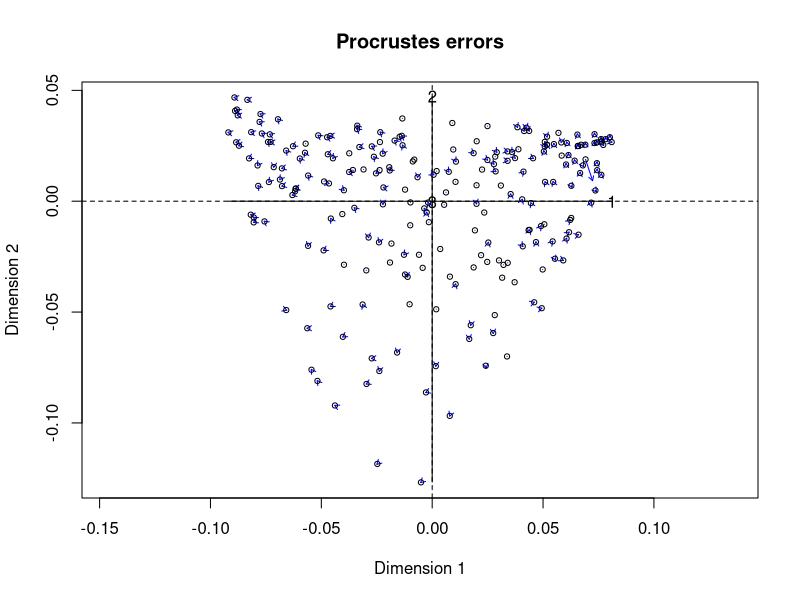
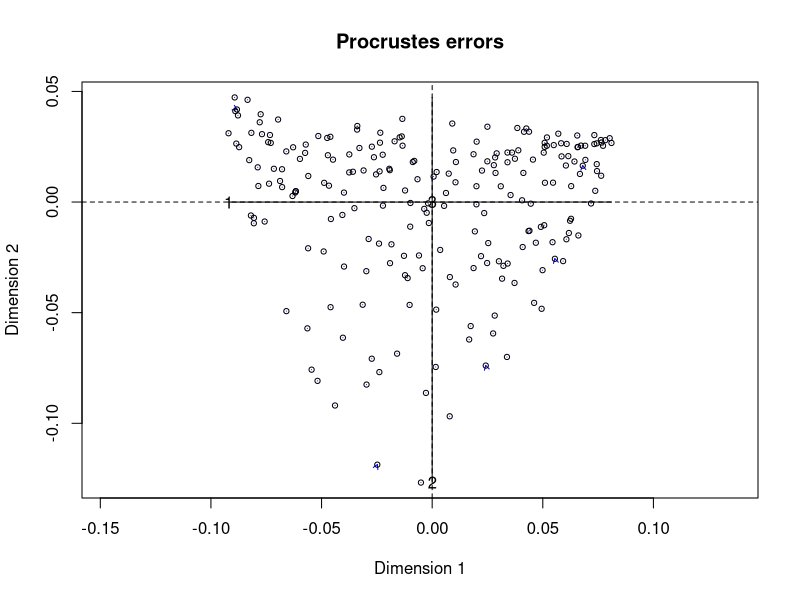
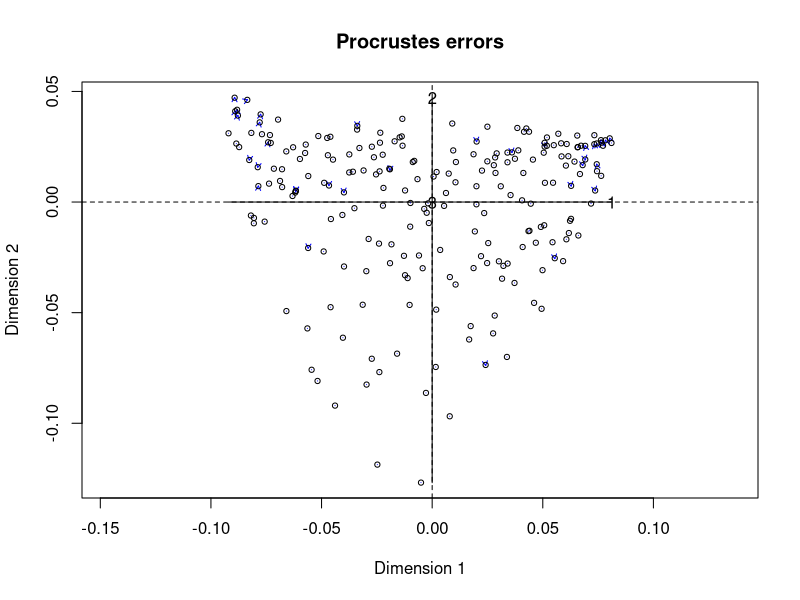
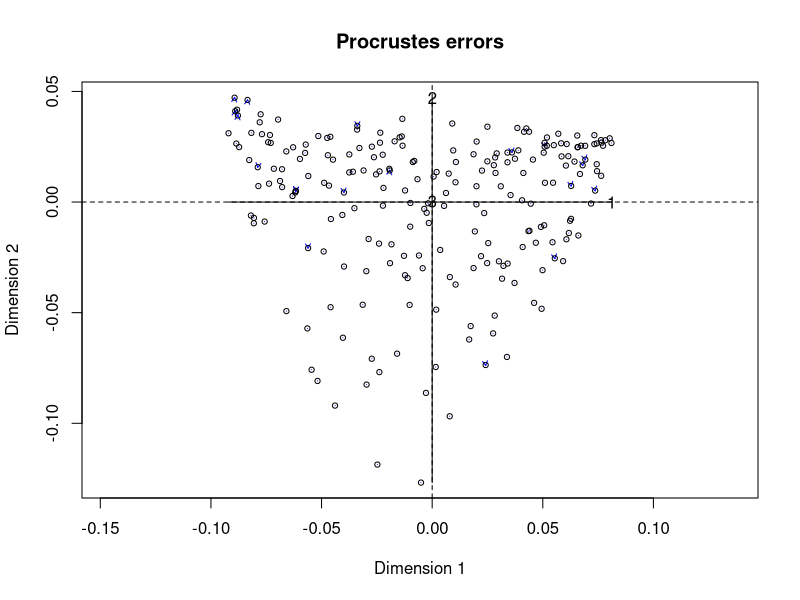
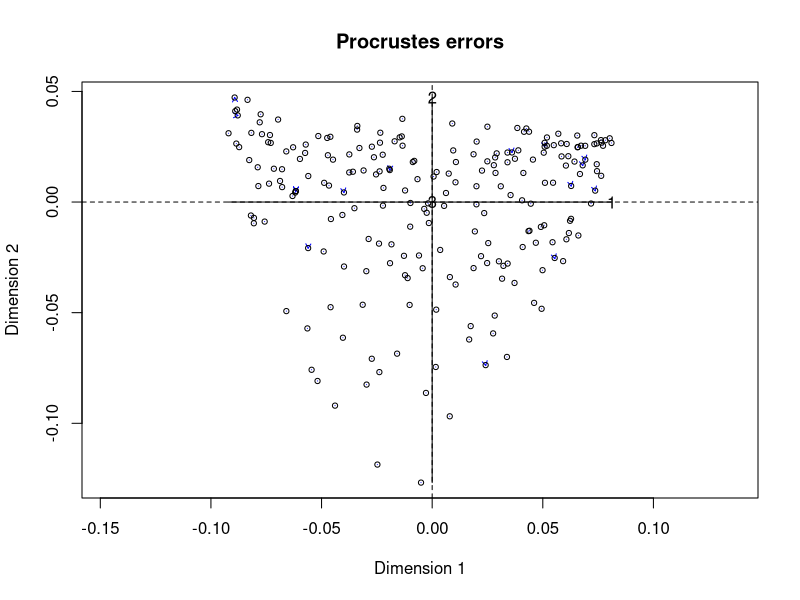
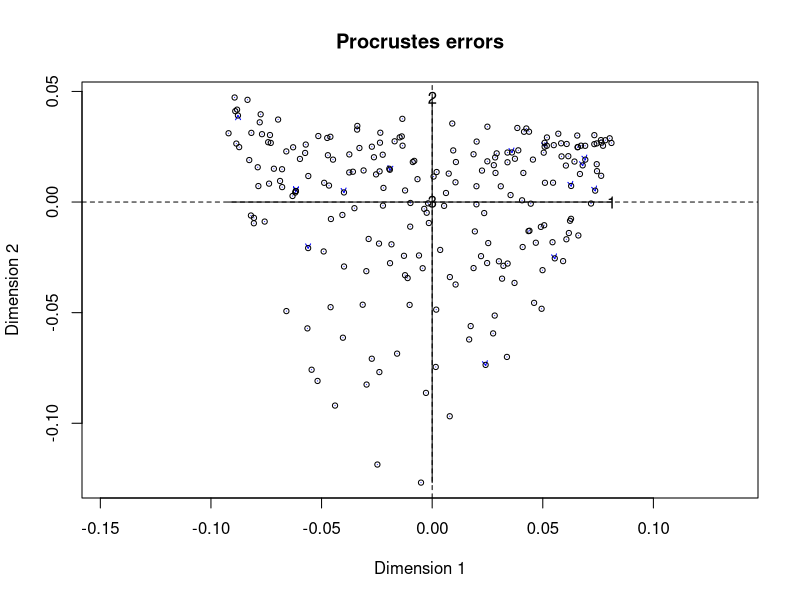
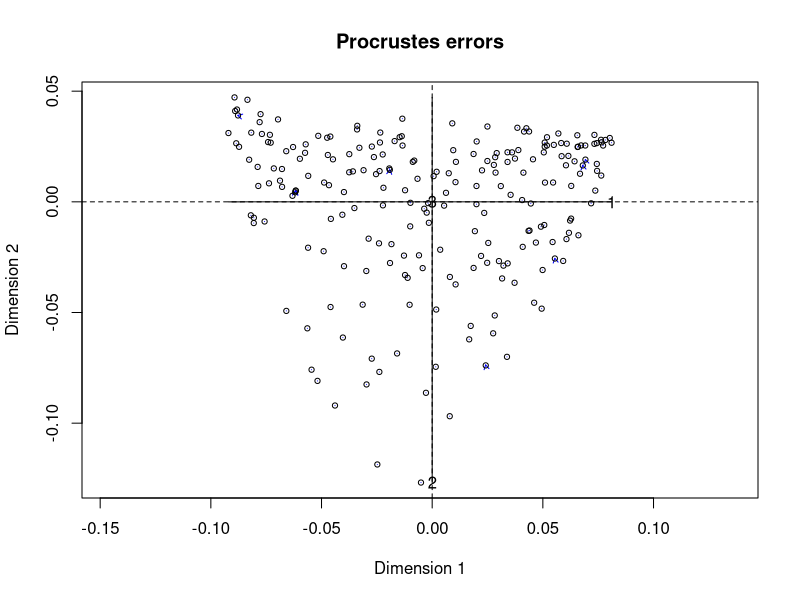
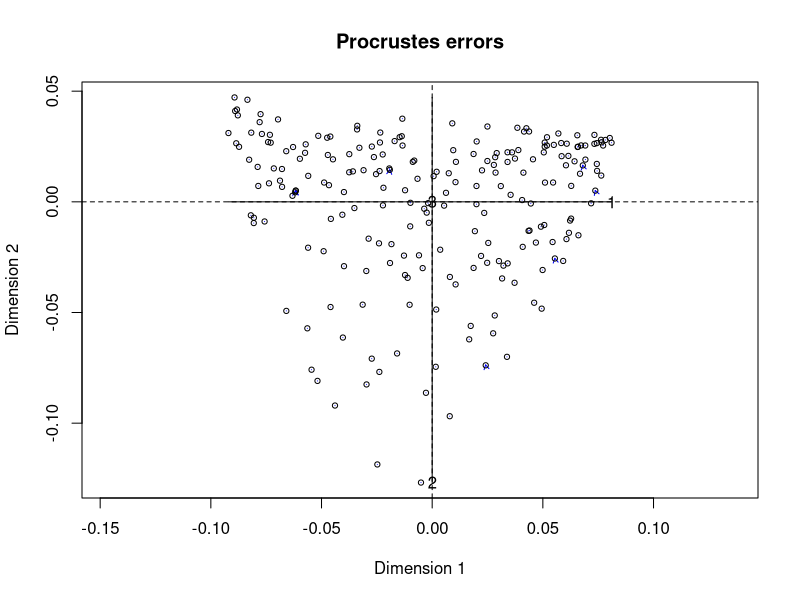

R code for these plots, in order: (Note: this script raises an error after producing the figures.)
setwd("~/GitHub/Imperial-Molyneaux/POSTCODE/Unfiltered/Phylum")

library("dplyr")
library("vegan")
library("ggplot2")
library("tidyverse")

data <- read.csv("Phylum-normalised-unfiltered-metadata.csv") %>%
  filter(!Diagnosis == "Negative Control") %>%
  filter(!Diagnosis == "Mock") #remove controls

abund_table <- data %>%
  select(4:ncol(data)) # Only select the reads
abund_table <- dplyr::rename("Thermi" =  "X.Thermi.", abund_table)

rownames(abund_table) <- data$sample.id

meta_table <- data %>%
  select(sample.id:Diagnosis)

meta_table$Diagnosis <- as.factor(meta_table$Diagnosis)
meta_table$Description <- as.factor(meta_table$Description)
#===============================================================================================================
# Create bv.step function to use later
# Code sourced from: userweb.eng.gla.ac.uk/umer.ijaz/bioinformatics/ecological.html

# This R script is an extension of vegan library's bioenv()
# function and uses the bio.env() and bio.step() of
#	http://menugget.blogspot.co.uk/2011/06/clarke-and-ainsworths-bioenv-and-bvstep.html
#	The original author suggested these functions to overcome
#	the inflexibility of the bioenv() function which uses
#	a similarity matrix based on normalized "euclidean" distance.
# The new functions are given below and implement the following algorithms:
# Clarke, K. R & Ainsworth, M. 1993. A method of linking multivariate community structure to environmental variables. Marine Ecology Progress Series, 92, 205-219.
# Clarke, K. R., Gorley, R. N., 2001. PRIMER v5: User Manual/Tutorial. PRIMER-E, Plymouth, UK.
# Clarke, K. R., Warwick, R. M., 2001. Changes in Marine Communities: An Approach to Statistical Analysis and Interpretation, 2nd edition. PRIMER-E Ltd, Plymouth, UK.
# Clarke, K. R., Warwick, R. M., 1998. Quantifying structural redundancy in ecological communities. Oecologia, 113:278-289.

# Create bv.step function.
bv.step <- function(fix.mat, var.mat,
                    fix.dist.method="gower", var.dist.method="euclidean", correlation.method="spearman",
                    scale.fix=FALSE, scale.var=TRUE,
                    max.rho=0.95,
                    min.delta.rho=0.001,
                    random.selection=TRUE,
                    prop.selected.var=0.2,
                    num.restarts=10,
                    var.always.include=NULL,
                    var.exclude=NULL,
                    output.best=10
){
  
  if(dim(fix.mat)[1] != dim(var.mat)[1]){stop("fixed and variable matrices must have the same number of rows")}
  if(sum(var.always.include %in% var.exclude) > 0){stop("var.always.include and var.exclude share a variable")}
  require(vegan)
  
  if(scale.fix){fix.mat<-scale(fix.mat)}else{fix.mat<-fix.mat}
  if(scale.var){var.mat<-scale(var.mat)}else{var.mat<-var.mat}
  
  fix.dist <- vegdist(as.matrix(fix.mat), method=fix.dist.method)
  
  #an initial removal phase
  var.dist.full <- vegdist(as.matrix(var.mat), method=var.dist.method)
  full.cor <- suppressWarnings(cor.test(fix.dist, var.dist.full, method=correlation.method))$estimate
  var.comb <- combn(1:ncol(var.mat), ncol(var.mat)-1)
  RES <- data.frame(var.excl=rep(NA,ncol(var.comb)), n.var=ncol(var.mat)-1, rho=NA)
  for(i in 1:dim(var.comb)[2]){
    var.dist <- vegdist(as.matrix(var.mat[,var.comb[,i]]), method=var.dist.method)
    temp <- suppressWarnings(cor.test(fix.dist, var.dist, method=correlation.method))
    RES$var.excl[i] <- c(1:ncol(var.mat))[-var.comb[,i]]
    RES$rho[i] <- temp$estimate
  }
  delta.rho <- RES$rho - full.cor
  exclude <- sort(unique(c(RES$var.excl[which(abs(delta.rho) < min.delta.rho)], var.exclude)))
  
  if(random.selection){
    num.restarts=num.restarts
    prop.selected.var=prop.selected.var
    prob<-rep(1,ncol(var.mat))
    if(prop.selected.var< 1){
      prob[exclude]<-0
    }
    n.selected.var <- min(sum(prob),prop.selected.var*dim(var.mat)[2])
  } else {
    num.restarts=1
    prop.selected.var=1
    prob<-rep(1,ncol(var.mat))
    n.selected.var <- min(sum(prob),prop.selected.var*dim(var.mat)[2])
  }
  
  RES_TOT <- c()
  for(i in 1:num.restarts){
    step=1
    RES <- data.frame(step=step, step.dir="F", var.incl=NA, n.var=0, rho=0)
    attr(RES$step.dir, "levels") <- c("F","B")
    best.comb <- which.max(RES$rho)
    best.rho <- RES$rho[best.comb]
    delta.rho <- Inf
    selected.var <- sort(unique(c(sample(1:dim(var.mat)[2], n.selected.var, prob=prob), var.always.include)))
    while(best.rho < max.rho & delta.rho > min.delta.rho & RES$n.var[best.comb] < length(selected.var)){
      #forward step
      step.dir="F"
      step=step+1
      var.comb <- combn(selected.var, RES$n.var[best.comb]+1, simplify=FALSE)
      if(RES$n.var[best.comb] == 0){
        var.comb.incl<-1:length(var.comb)
      } else {
        var.keep <- as.numeric(unlist(strsplit(RES$var.incl[best.comb], ",")))
        temp <- NA*1:length(var.comb)
        for(j in 1:length(temp)){
          temp[j] <- all(var.keep %in% var.comb[[j]])
        }
        var.comb.incl <- which(temp==1)
      }
      
      RES.f <- data.frame(step=rep(step, length(var.comb.incl)), step.dir=step.dir, var.incl=NA, n.var=RES$n.var[best.comb]+1, rho=NA)
      for(f in 1:length(var.comb.incl)){
        var.incl <- var.comb[[var.comb.incl[f]]]
        var.incl <- var.incl[order(var.incl)]
        var.dist <- vegdist(as.matrix(var.mat[,var.incl]), method=var.dist.method)
        temp <- suppressWarnings(cor.test(fix.dist, var.dist, method=correlation.method))
        RES.f$var.incl[f] <- paste(var.incl, collapse=",")
        RES.f$rho[f] <- temp$estimate
      }
      
      last.F <- max(which(RES$step.dir=="F"))
      RES <- rbind(RES, RES.f[which.max(RES.f$rho),])
      best.comb <- which.max(RES$rho)
      delta.rho <- RES$rho[best.comb] - best.rho
      best.rho <- RES$rho[best.comb]
      
      if(best.comb == step){
        while(best.comb == step & RES$n.var[best.comb] > 1){
          #backward step
          step.dir="B"
          step <- step+1
          var.keep <- as.numeric(unlist(strsplit(RES$var.incl[best.comb], ",")))
          var.comb <- combn(var.keep, RES$n.var[best.comb]-1, simplify=FALSE)
          RES.b <- data.frame(step=rep(step, length(var.comb)), step.dir=step.dir, var.incl=NA, n.var=RES$n.var[best.comb]-1, rho=NA)
          for(b in 1:length(var.comb)){
            var.incl <- var.comb[[b]]
            var.incl <- var.incl[order(var.incl)]
            var.dist <- vegdist(as.matrix(var.mat[,var.incl]), method=var.dist.method)
            temp <- suppressWarnings(cor.test(fix.dist, var.dist, method=correlation.method))
            RES.b$var.incl[b] <- paste(var.incl, collapse=",")
            RES.b$rho[b] <- temp$estimate
          }
          RES <- rbind(RES, RES.b[which.max(RES.b$rho),])
          best.comb <- which.max(RES$rho)
          best.rho<- RES$rho[best.comb]
        }
      } else {
        break()
      }
      
    }
    
    RES_TOT <- rbind(RES_TOT, RES[2:dim(RES)[1],])
    print(paste(round((i/num.restarts)*100,3), "% finished"))
  }
  
  RES_TOT <- unique(RES_TOT[,3:5])
  
  
  if(dim(RES_TOT)[1] > output.best){
    order.by.best <- RES_TOT[order(RES_TOT$rho, decreasing=TRUE)[1:output.best],]
  } else {
    order.by.best <-  RES_TOT[order(RES_TOT$rho, decreasing=TRUE), ]
  }
  rownames(order.by.best)<-NULL
  
  order.by.i.comb <- c()
  for(i in 1:length(selected.var)){
    f1 <- which(RES_TOT$n.var==i)
    f2 <- which.max(RES_TOT$rho[f1])
    order.by.i.comb <- rbind(order.by.i.comb, RES_TOT[f1[f2],])
  }
  rownames(order.by.i.comb)<-NULL
  
  if(length(exclude)<1){var.exclude=NULL} else {var.exclude=exclude}
  out <- list(
    order.by.best=order.by.best,
    order.by.i.comb=order.by.i.comb,
    best.model.vars=paste(colnames(var.mat)[as.numeric(unlist(strsplit(order.by.best$var.incl[1], ",")))], collapse=","),
    best.model.rho=order.by.best$rho[1],
    var.always.include=var.always.include,
    var.exclude=var.exclude
  )
  out
  
}
#===============================================================================================================

# Define parameter commands (other options are available for each one).
# Bray (Bray-Curtis) is the most commonly used one and in usually best to use.
# You can change these without changing the command in the functions.
cmethod<-"pearson" # Correlation method to use: pearson, spearman, kendall
fmethod<-"bray" # Fixed distance method: euclidean, manhattan, gower, altGower, canberra, bray, kulczynski, morisita,horn, binomial, and cao
vmethod<-"bray" # Variable distance method: euclidean, manhattan, gower, altGower, canberra, bray, kulczynski, morisita,horn, binomial, and cao
nmethod<-"bray" # NMDS distance method:  euclidean, manhattan, gower, altGower, canberra, bray, kulczynski, morisita,horn, binomial, and cao

# Create the command to find the top 10 genus driving the separation of samples.
res.bv.step.biobio <- bv.step(wisconsin(abund_table),
                              wisconsin(abund_table),
                              fix.dist.method=fmethod,
                              var.dist.method=vmethod,
                              correlation.method=cmethod,
                              scale.fix=FALSE,
                              scale.var=FALSE,
                              max.rho=0.95,
                              min.delta.rho=0.001,
                              random.selection=TRUE,
                              prop.selected.var=0.3,
                              num.restarts=10,
                              output.best=10,
                              var.always.include=NULL)

res.bv.step.biobio
# WARNINGS: These refer to empty rows and can be ignored.
# Sub-samplING the community matrix in bv.step to only include a subset of genus
# means there will be cases when the "abund_table" will have empty rows,
# especially when we are selecting only 10 genus.


# Find the 10 best subset of genus driving the separation of samples
taxaNames<-colnames(abund_table)
bestTaxaFit <-""
for(i in (1:length(res.bv.step.biobio$order.by.best$var.incl)))
{
  bestTaxaFit[i] <- paste(paste(taxaNames[as.numeric(unlist(strsplit(res.bv.step.biobio$order.by.best$var.incl[i],
                                                                     split = ",")))],
                                collapse = ' + '),
                          " = ",
                          res.bv.step.biobio$order.by.best$rho[i],
                          sep = "")
}

# Select the column (genus) names of the top ten genus
bestTaxaFit <- data.frame(bestTaxaFit)
colnames(bestTaxaFit) <- "Best combination of taxa with similarity score"
bestTaxaFit
# Generate the NMDS plot
MDS_res = metaMDS(abund_table,
                  distance = nmethod,
                  k = 3, # Set the number of dimensions
                  smin = 0.0001, # 0.0001 is the default
                  sfgrmin = 0.0000001, # 0.0000001 is the default
                  sratmax = 0.99999, # 0.99999 is the default
                  try = 200, # Minimum number of random starts
                  maxit = 300, # Maximum number of random starts
                  trymax = 300, # Number of attempts at calculating the NMDS plot to find the best one
                  plot = TRUE, # TRUE shows the plots developing as the code is running.
                  engine = "monoMDS")
MDS_res


# Test the significance of the taxa in the NMDS plot
bio.keep <- as.numeric(unlist(strsplit(res.bv.step.biobio$order.by.best$var.incl[1], ",")))
bio.fit <- envfit(MDS_res, abund_table[,bio.keep,drop=F], perm = 999)
bio.fit

# Get the vectors for bio.fit
# Limit the taxa shown to only those with significant p-values.
# This can be useful to avoid overcrowding the NMDS plot with overlapping names.
# Extract the data for the arrows.
vectors <- as.list(bio.fit$vectors)
vectors
# r2 is the degree to which the taxa explain differences in the NMDS plot.
# Scale the length of the arrows by the r2.
arrows <- as.data.frame(vectors$arrows*sqrt(vectors$r))
arrows
# Extract the p-values for the arrows.
pvals <- as.data.frame(vectors$pvals)
pvals
# Create a dataframe with the arrows and p-values
significant_arrows <- cbind(arrows, pvals)
significant_arrows
# Subset the dataframe to only those with p<0.05
significant_taxa <- subset(significant_arrows, pvals < 0.05)
significant_taxa


# Test the significance of the metadata variables in the NMDS plot
en = envfit(MDS_res, meta_table, permutations = 9999, na.rm = TRUE)
en

# Test the nMDS plot and factors using base R.
plot(MDS_res)
plot(en)

# Extract the continuous numeric metadata variables that explain NMDS plot variance.
# this doesn't exist in this particular data set
# It can be FVC if lung function is included. 
B <- as.list(en$vectors)
# Create a dataframe with the arrows and p-values
B_pvals <- as.data.frame(B$pvals)
B_arrows <- as.data.frame(B$arrows * sqrt(B$r))
B_sig_arrows <- cbind(B_arrows, B_pvals)
# Subset the dataframe to only those with p<0.05
en_coord_cont_sig <- subset(B_sig_arrows, B$pvals < 0.05) # this will be patient ID
# Use en_coord_cont_sig to annotate the ggplot.
en_coord_cont_sig

# Extract the categorical factor metadata variables that explain NMDS plot variance.
en_factor <- as.list(en$factors)
en_factor
# Create a dataframe with the centroids (the center point of each factor level) and p-values.
en_factor_pvals <- as.data.frame(en_factor$pvals)
en_factor_pvals <- rownames_to_column(en_factor_pvals, "group")
en_factor_var_id <- as.data.frame(en_factor$var.id)
en_factor_centroids <- as.data.frame(en_factor$centroids)
en_factor_centroids <- rownames_to_column(en_factor_centroids, "centroid")
bind <- cbind(en_factor_var_id, en_factor_centroids)
names(bind)[names(bind) == 'en_factor$var.id'] <- 'group'
merged <- merge(bind, en_factor_pvals, by = "group")
names(merged)[names(merged) == 'en_factor$pvals'] <- 'pvals'
merged
# Limit metadata factors shown to only those with significant p-values
# This is to avoid overcrowding the NMDS plot with overlapping names
# Subset the dataframe to only those with p < 0.05
en_coord_cat_sig <- subset(merged, merged$pvals < 0.05) 
en_coord_cat_sig <- en_coord_cat_sig[,2:4]
en_coord_cat_sig <- rownames_to_column(en_coord_cat_sig, "none")
en_coord_cat_sig <- column_to_rownames(en_coord_cat_sig, "centroid")
en_coord_cat_sig <- en_coord_cat_sig[,-1]
# Use en_coord_cat_sig to annotate the ggplot.
en_coord_cat_sig


# Prepare the dataframe to make the ggplot.
# Extract the coordinates to draw the NMDS plot.
dataframe <- scores(MDS_res, display=c("sites"))
dataframe

# Convert into a dataframe.
dataframe <- data.frame(dataframe)

# Add Treatment group information to the dataframe.
dataframe <- cbind(dataframe, meta_table)
# Set the levels of the metadata factor that is used to color the plot.
# This will set the order groups will appear in the legend and when assigning colors and symbols.
dataframe$Diagnosis <- factor(dataframe$Diagnosis,
                                levels = c("CHP",
                                           "Controls",
                                           "COVID", 
                                           "IPF"))
head(dataframe)


#Create the ggplot
p <- ggplot(data = dataframe,
            aes(x = NMDS1,
                y = NMDS2)) +
  # Set the metadata to be used to change the colour and shape of the plot symbols.
  geom_point(aes(colour = Diagnosis,
                 shape = Diagnosis)) +
  # Set the color of the symbols used for each group.
  scale_colour_manual(name = "Diagnosis",
                      labels = c("CHP",
                                 "Controls",
                                 "COVID",
                                 "IPF"),
                      values = c("red1",
                                 "steelblue3",
                                 "darkgreen",
                                 "goldenrod")) +
  # Set the shape of the symbols used for each group.
  scale_shape_manual(name = "Diagnosis",
                     labels = c("CHP",
                                "Controls",
                                "COVID",
                                "IPF"),
                     # Define the shapes of the symbols used in the plot (each number is a different R symbol).
                     values = c(10, 10, 10, 10)) +
  # Defining the x axis limits helps stop taxa names being cut off.
  scale_x_continuous(limits = c(-1.4, 1.1)) +
  # Set the plot title.
  labs(title = "Taxa driven analysis by Diagnosis at phylum level",
       subtitle = "Unfiltered 16S rRNA data") +
  theme(# Define the plot title.
    plot.title = element_text(size=10),
    plot.subtitle = element_text(size=8),
    # Define the plot margin size.
    plot.margin = margin(t = 4, r = 4, b = 4, l = 4),
    # Define the legend position.
    legend.position = "right",
    # Define the x axis legend spacing.
    legend.spacing.x = unit(.1, 'cm'),
    # Define the y axis legend spacing.
    legend.spacing.y = unit(.1, 'cm'),
    # Format the legend title.
    legend.title = element_text(size=8),
    # Format the size of the legend text.
    legend.text = element_text(size=8),
    # Remove the grey background.
    legend.background = element_blank(),
    # Remove rectangle around the legend
    legend.box.background = element_blank(),
    # Remove the box from the legend.
    legend.key = element_blank(),
    # Remove the grey plot background.
    panel.background = element_blank(),
    # Remove the plot border.
    panel.border = element_blank(),
    # Remove the major plot grid lines.
    panel.grid.major = element_blank(),
    # Remove the minor plot grid lines.
    panel.grid.minor = element_blank(),
    # Format x axis title.
    axis.title.x = element_text(size=8, colour = "black"),
    # Format x axis labels.
    axis.text.x = element_text(size=8, colour = "black"),
    # Format the y axis title text size.
    axis.title.y = element_text(size=8, colour = "black"),
    # Format the axis label text size.
    axis.text.y = element_text(size=8, colour = "black"),
    # Format x and y axis ticks.
    axis.ticks = element_line(size = 0.35, colour = "black"),
    # Format x and y axis lines.
    axis.line = element_line(size = 0.35, colour = "black"),
    # Define the plot aspect ratio.
    aspect.ratio = 1) +
  
  # Add the taxa arrows to the ggplot.
  geom_segment(data = significant_taxa,
               aes(x = 0,
                   y = 0,
                   xend = NMDS1,
                   yend = NMDS2),
               # Format the size of the arrow head.
               arrow = arrow(length = unit(0.2, "cm")),
               # Format the color of the arrows.
               color = "black",
               # Format the thickness of the arrows.
               alpha = .8) +
  
  # Add the taxa names to the ggplot.
  geom_text(data = as.data.frame(significant_taxa * 1), # "significant_taxa*1.5" moves the names 1.5 x the length of the arrow.
            aes(NMDS1,
                NMDS2,
                label = rownames(significant_taxa)),
            # Format genus font.
            fontface = "italic",
            # Format genus names.
            color = "black",
            # Format the size of the genus names.
            size = 3) +
  
  # Add the continuous metadata variable arrows to the ggplot.
  #  geom_segment(data = as.data.frame(en_coord_cont_sig),
  #               aes(x = 0, y = 0, xend = NMDS1, yend = NMDS2),
  # Format the size of the arrow head.
  #               arrow = arrow(length = unit(0.2, "cm")),
  # Format the color of the arrows.
  #               colour = "purple",
  # Format the thickness of the arrows.
  #               alpha = 0.8) +
  
# Add the continuous metadata names to the ggplot.
#  geom_text(data = en_coord_cont_sig * 1.7, # Make the name labels 1.6 x away from the length of the arrows.
#            aes(x = NMDS1, y = NMDS2),
#            label = row.names(en_coord_cont_sig),
# Format the color of the variable names.
#            colour = "purple",
# Format the font of the variable names.
#            fontface = "bold",
# Format the size of the variable names.
#            size = 3) +

# Add the categorical metadata variable points to the ggplot.
geom_point(data = en_coord_cat_sig,
           aes(x = NMDS1, y = NMDS2),
           # Format the shape of the symbol.
           shape = "diamond",
           # Format the color of the symbol.
           colour = "darkorchid4",
           # Format the size of the symbol.
           size = 5) +
  
  # Add the categorical metadata variable names to the ggplot.
  geom_text(data = en_coord_cat_sig,
            aes(x = NMDS1, y = NMDS2 + 0.05), # Add +0.08 to move the names above the diamonds.
            label = row.names(en_coord_cat_sig),
            # Format the color of the variable names.
            colour = "darkorchid4",
            # Format the font of the variable names.
            fontface = "bold",
            # Format the size of the variable names.
            size = 3,)

# Print the plot within R.
p



# This will print into the current working directory file.
# Set the saved pdf file name and define the size of the plot (height and width are in inches).
pdf("16S Unfiltered-Phylum analysis.pdf", width = 6, height = 6)

# print(p) saves the figure as a pdf file.
print(p)
dev.off()
